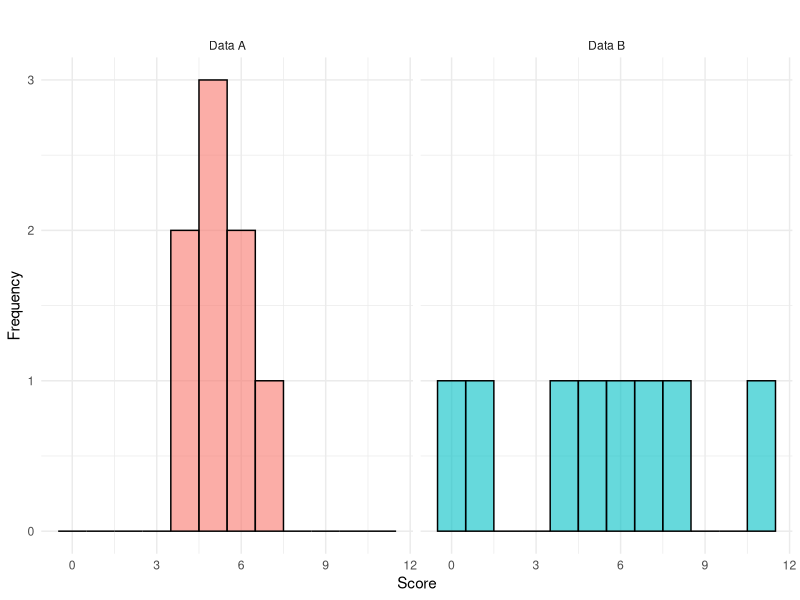
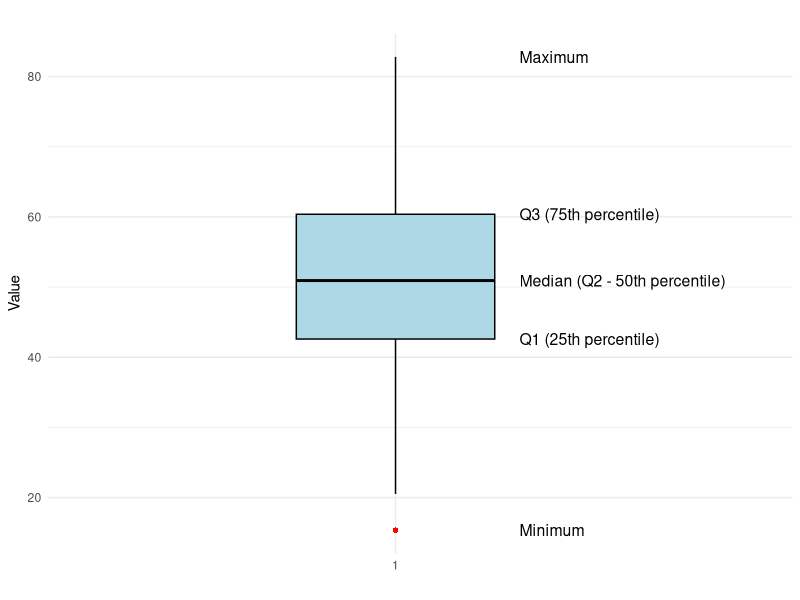
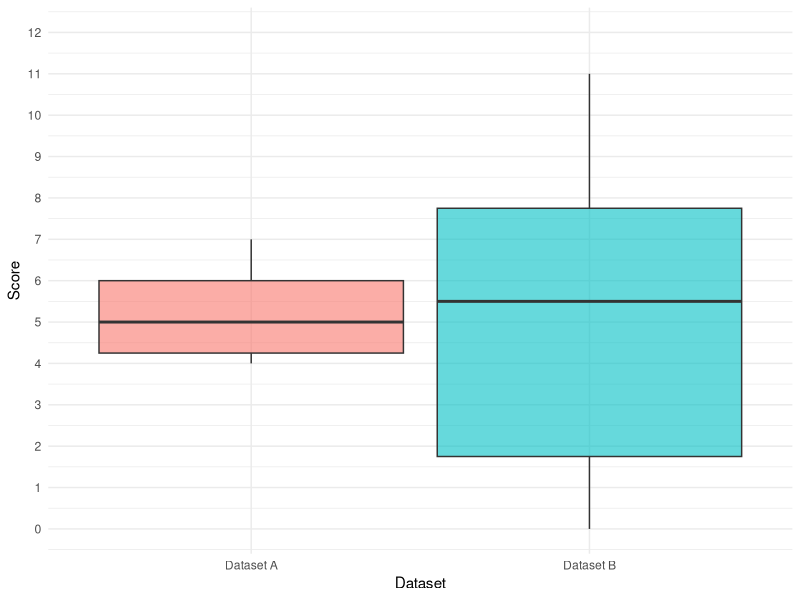
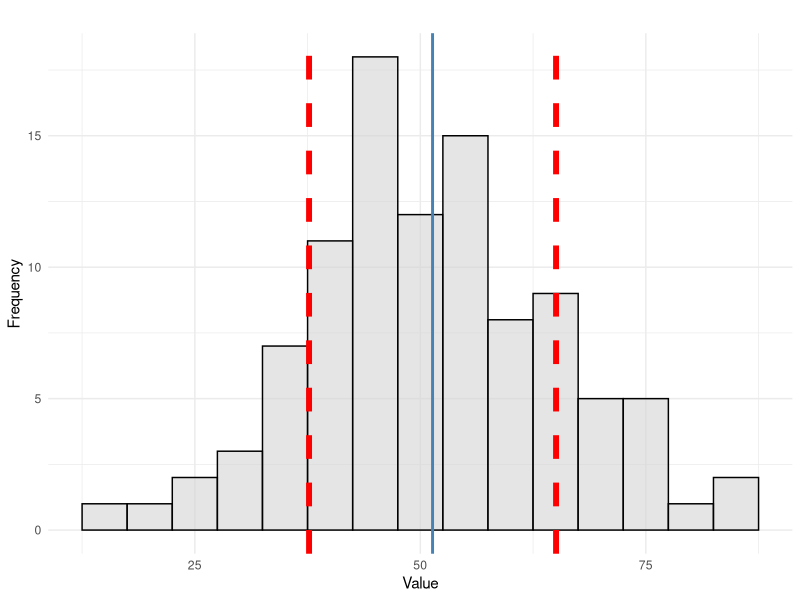
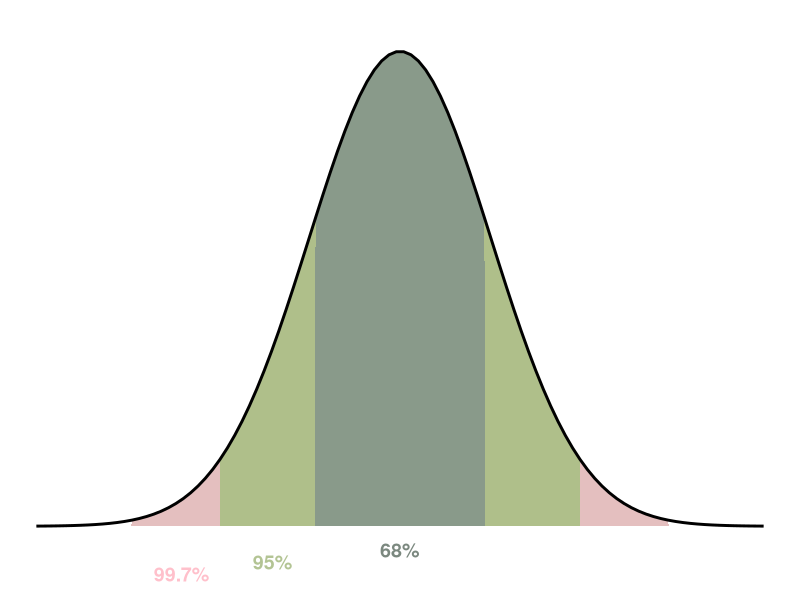
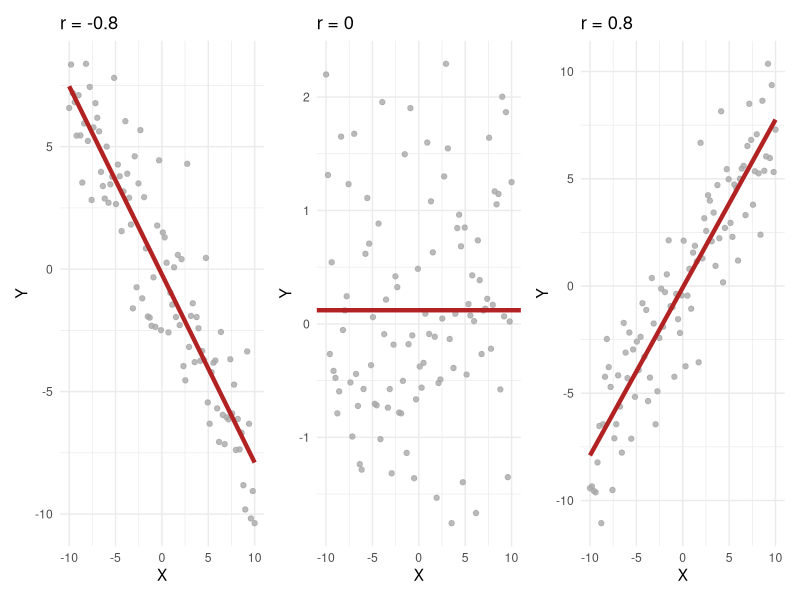

These figures' R source, in order:
## ---- chunk 1
#| include: false
#| message: false
library(ggplot2)
library(dplyr)
library(patchwork)
## ---- chunk 2
#| echo: false
#| message: false
# Create two datasets
data_A <- data.frame(Group = "Data A", Score = c(4, 4, 5, 5, 5, 6, 6, 7))
data_B <- data.frame(Group = "Data B", Score = c(0, 1, 4, 5, 6, 7, 8, 11))

# Combine into one dataframe
data_combined <- bind_rows(data_A, data_B)

# Create the histogram
ggplot(data_combined, aes(x = Score, fill = Group)) +
  geom_histogram(position = "identity", alpha = 0.6, binwidth = 1, color = "black") +
  facet_wrap(~Group, scales = "fixed") +  # Ensures same y-axis scale
  labs(title = " ",
       x = "Score",
       y = "Frequency") +
  theme_minimal() +
  theme(legend.position = "none")
## ---- chunk 3
#| echo: false
#| message: false
# Create example dataset
set.seed(123)
data <- data.frame(Value = rnorm(100, mean = 50, sd = 15))

# Compute the five-number summary
stats <- as.numeric(quantile(data$Value, probs = c(0, 0.25, 0.5, 0.75, 1)))

# Define label positions slightly offset from the boxplot
labels <- data.frame(
  y = stats,
  x = 1.25,  # Slightly offset from the boxplot for visibility
  label = c("Minimum", "Q1 (25th percentile)", "Median (Q2 - 50th percentile)", "Q3 (75th percentile)", "Maximum")
)

# Generate the boxplot with labeled components
ggplot(data, aes(x = factor(1), y = Value)) +
  geom_boxplot(width = 0.4, fill = "lightblue", color = "black", outlier.color = "red", outlier.shape = 16) +
  geom_text(data = labels, aes(x = x, y = y, label = label), hjust = 0, color = "black", size = 4) +
  labs(title = " ", y = "Value", x = "") +
  theme_minimal() +
  coord_cartesian(clip = "off", xlim = c(0.9, 1.2))  # Ensures labels fit without getting clipped
## ---- chunk 4
#| echo: false
#| message: false
#| fig-height: 5
#| fig-width: 7
#| fig-align: center

library(ggplot2)

# Data
data_A <- c(4, 4, 5, 5, 5, 6, 6, 7)
data_B <- c(0, 1, 4, 5, 6, 7, 8, 11)

# Function to compute boxplot stats using quantile(type = 6)
box_stats <- function(x, group) {
  qs <- quantile(x, probs = c(0.25, 0.5, 0.75), type = 6)
  iqr <- qs[3] - qs[1]
  lower_fence <- qs[1] - 1.5 * iqr
  upper_fence <- qs[3] + 1.5 * iqr
  
  data.frame(
    Group = group,
    ymin = min(x[x >= lower_fence]),
    lower = qs[1],
    middle = qs[2],
    upper = qs[3],
    ymax = max(x[x <= upper_fence])
  )
}

box_data <- rbind(
  box_stats(data_A, "Dataset A"),
  box_stats(data_B, "Dataset B")
)

box_data$Group <- factor(box_data$Group, levels = c("Dataset A", "Dataset B"))

ggplot(box_data, aes(x = Group)) +
  geom_boxplot(
    aes(ymin = ymin, lower = lower, middle = middle, upper = upper, ymax = ymax, fill = Group),
    stat = "identity",
    alpha = 0.6
  ) +
  scale_y_continuous(
    breaks = 0:12,        # show 1,2,3,4,5,6,7
    limits = c(0, 12)     # restrict view to this range
  ) +
  labs(x = "Dataset", y = "Score") +
  theme_minimal() +
  theme(legend.position = "none")
## ---- chunk 5
#| echo: false
#| message: false
#| fig-height: 3
#| fig-width: 5
#| fig-align: center

# Generate example data
set.seed(123)
data <- data.frame(Value = rnorm(100, mean = 50, sd = 15))

# Compute mean and standard deviation
mean_value <- mean(data$Value)
sd_value <- sd(data$Value)

# Create histogram with standard deviation bands
ggplot(data, aes(x = Value)) +
  geom_histogram(binwidth = 5, fill = "lightgray", color = "black", alpha = 0.6) +
  geom_vline(aes(xintercept = mean_value), color = "steelblue", linewidth = 1) +
  geom_vline(aes(xintercept = mean_value + sd_value), color = "red", linetype = "dashed",  linewidth = 2) +
  geom_vline(aes(xintercept = mean_value - sd_value), color = "red", linetype = "dashed", linewidth = 2) +
  labs(title = " ",
       x = "Value",
       y = "Frequency") +
  theme_minimal()
## ---- chunk 6
#| echo: false
#| message: false
#| fig-height: 4
#| fig-width: 7
#| fig-align: center

# Create normal distribution data
x <- seq(-4, 4, length=100)
y <- dnorm(x, mean = 0, sd = 1)
data <- data.frame(x, y)

# Define standard deviation ranges
data_fill <- data.frame(
  xmin = c(-1, -2, -3), xmax = c(1, 2, 3),
  ymin = 0, ymax = dnorm(0),
  label = c("68%", "95%", "99.7%"),
  xtext = c(-0, -1.4, -2.4),
  ytext = c(-0.02, -0.03, -0.04),
  color = c("blue", "green", "yellow")
)

# Plot normal curve with Empirical Rule bands and labels
ggplot(data, aes(x, y)) +
  geom_area(data=subset(data, x >= -1 & x <= 1), aes(y=y), fill="blue", alpha=0.3) +
  geom_area(data=subset(data, x >= -2 & x <= 2), aes(y=y), fill="green", alpha=0.3) +
  geom_area(data=subset(data, x >= -3 & x <= 3), aes(y=y), fill="brown", alpha=0.3) +
  geom_line(linewidth=1) +
  geom_text(data=data_fill, aes(x=xtext, y=ytext, label=label, color=color), size=5, fontface="bold") +
  scale_color_manual(values=c("#7b887f", "#b3c494", "pink")) +
  labs(title=" ", x="Standard Deviations", y="Density") +
  theme_void() +
  theme(legend.position = "none")
## ---- chunk 7
#| echo: false
#| message: false
#| fig-height: 4
#| fig-width: 11
#| fig-align: center
#| 
# Generate datasets
n <- 100
x <- seq(-10, 10, length.out = n)

data1 <- data.frame(X = x, Y = -0.8 * x + rnorm(n, sd = 2)) # r = -0.8

data2 <- data.frame(X = x, Y = rnorm(n)) # r = 0

data3 <- data.frame(X = x, Y = 0.8 * x + rnorm(n, sd = 2)) # r = 0.8

# Create plots
p1 <- ggplot(data1, aes(x = X, y = Y)) +
  geom_point(color = "darkgrey", alpha =0.8) +
  geom_smooth(method = "lm", se = FALSE, color = "firebrick", linewidth =1.5) +
  labs(title = "r = -0.8") +
  theme_minimal()

p2 <- ggplot(data2, aes(x = X, y = Y)) +
  geom_point(color = "darkgrey", alpha =0.8) +
geom_hline(yintercept = mean(data2$Y), color = "firebrick", linewidth = 1.5) +  labs(title = "r = 0") +
  theme_minimal()

p3 <- ggplot(data3, aes(x = X, y = Y)) +
  geom_point(color = "darkgrey", alpha =0.8) +
  geom_smooth(method = "lm", se = FALSE, color = "firebrick", linewidth =1.5) +
  labs(title = "r = 0.8") +
  theme_minimal()

# Arrange plots in a 1x3 layout
p1 + p2 + p3 + plot_layout(ncol = 3)
